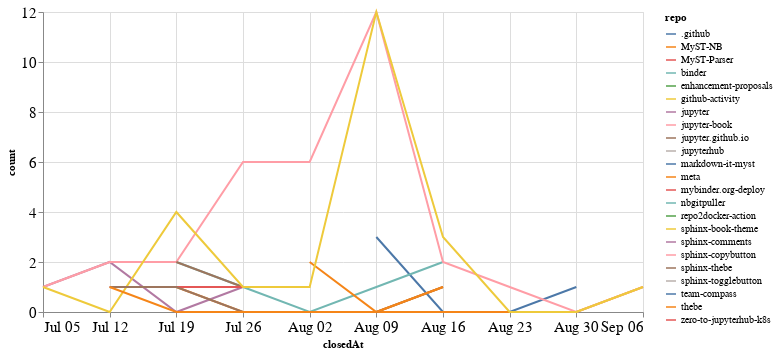

Write notebook code for a chart like this one.
### Code cell
closed_by_time = closed_by.groupby('repo').resample('W', on='closedAt').count()['author'].reset_index()
closed_by_time = closed_by_time.rename(columns={'author': 'count'})

alt.Chart(closed_by_time, width=600).mark_line().encode(
    x='closedAt',
    y='count',
    color='repo',
    tooltip="repo"
)

### Figure 1 — Vega-Lite specification as saved in the notebook (floating-point values rounded to 4 significant figures)
{"config": {"axisLeft": {"labelFontSize": 15}, "axisBottom": {"labelFontSize": 15}}, "data": {"name": "data-ed80c0996c930998e7762ae4eb4cc322"}, "mark": "line", "encoding": {"color": {"type": "nominal", "field": "repo"}, "tooltip": {"type": "nominal", "field": "repo"}, "x": {"type": "temporal", "field": "closedAt"}, "y": {"type": "quantitative", "field": "count"}}, "width": 600, "$schema": "https://vega.github.io/schema/vega-lite/v4.8.1.json", "datasets": {"data-ed80c0996c930998e7762ae4eb4cc322": [{"repo": ".github", "closedAt": "2020-08-09T00:00:00", "count": 3}, {"repo": ".github", "closedAt": "2020-08-16T00:00:00", "count": 0}, {"repo": ".github", "closedAt": "2020-08-23T00:00:00", "count": 0}, {"repo": ".github", "closedAt": "2020-08-30T00:00:00", "count": 1}, {"repo": "MyST-NB", "closedAt": "2020-07-19T00:00:00", "count": 1}, {"repo": "MyST-NB", "closedAt": "2020-07-26T00:00:00", "count": 0}, {"repo": "MyST-NB", "closedAt": "2020-08-02T00:00:00", "count": 0}, {"repo": "MyST-NB", "closedAt": "2020-08-09T00:00:00", "count": 0}, {"repo": "MyST-NB", "closedAt": "2020-08-16T00:00:00", "count": 0}, {"repo": "MyST-NB", "closedAt": "2020-08-23T00:00:00", "count": 0}, {"repo": "MyST-NB", "closedAt": "2020-08-30T00:00:00", "count": 0}, {"repo": "MyST-NB", "closedAt": "2020-09-06T00:00:00", "count": 1}, {"repo": "MyST-Parser", "closedAt": "2020-07-12T00:00:00", "count": 1}, {"repo": "MyST-Parser", "closedAt": "2020-07-19T00:00:00", "count": 1}, {"repo": "binder", "closedAt": "2020-07-19T00:00:00", "count": 2}, {"repo": "binder", "closedAt": "2020-07-26T00:00:00", "count": 1}, {"repo": "binder", "closedAt": "2020-08-02T00:00:00", "count": 0}, {"repo": "binder", "closedAt": "2020-08-09T00:00:00", "count": 1}, {"repo": "binder", "closedAt": "2020-08-16T00:00:00", "count": 2}, {"repo": "enhancement-proposals", "closedAt": "2020-08-30T00:00:00", "count": 1}, {"repo": "github-activity", "closedAt": "2020-08-09T00:00:00", "count": 2}, {"repo": "jupyter", "closedAt": "2020-07-05T00:00:00", "count": 1}, {"repo": "jupyter", "closedAt": "2020-07-12T00:00:00", "count": 2}, {"repo": "jupyter", "closedAt": "2020-07-19T00:00:00", "count": 0}, {"repo": "jupyter", "closedAt": "2020-07-26T00:00:00", "count": 1}, {"repo": "jupyter-book", "closedAt": "2020-07-05T00:00:00", "count": 1}, {"repo": "jupyter-book", "closedAt": "2020-07-12T00:00:00", "count": 2}, {"repo": "jupyter-book", "closedAt": "2020-07-19T00:00:00", "count": 2}, {"repo": "jupyter-book", "closedAt": "2020-07-26T00:00:00", "count": 6}, {"repo": "jupyter-book", "closedAt": "2020-08-02T00:00:00", "count": 6}, {"repo": "jupyter-book", "closedAt": "2020-08-09T00:00:00", "count": 12}, {"repo": "jupyter-book", "closedAt": "2020-08-16T00:00:00", "count": 2}, {"repo": "jupyter-book", "closedAt": "2020-08-23T00:00:00", "count": 1}, {"repo": "jupyter-book", "closedAt": "2020-08-30T00:00:00", "count": 0}, {"repo": "jupyter-book", "closedAt": "2020-09-06T00:00:00", "count": 1}, {"repo": "jupyter.github.io", "closedAt": "2020-07-19T00:00:00", "count": 2}, {"repo": "jupyter.github.io", "closedAt": "2020-07-26T00:00:00", "count": 1}, {"repo": "jupyterhub", "closedAt": "2020-07-12T00:00:00", "count": 1}, {"repo": "markdown-it-myst", "closedAt": "2020-08-09T00:00:00", "count": 1}, {"repo": "meta", "closedAt": "2020-08-02T00:00:00", "count": 2}, {"repo": "meta", "closedAt": "2020-08-09T00:00:00", "count": 0}, {"repo": "meta", "closedAt": "2020-08-16T00:00:00", "count": 1}, {"repo": "mybinder.org-deploy", "closedAt": "2020-07-19T00:00:00", "count": 1}, {"repo": "mybinder.org-deploy", "closedAt": "2020-07-26T00:00:00", "count": 1}, {"repo": "nbgitpuller", "closedAt": "2020-07-12T00:00:00", "count": 1}, {"repo": "repo2docker-action", "closedAt": "2020-07-26T00:00:00", "count": 1}, {"repo": "sphinx-book-theme", "closedAt": "2020-07-05T00:00:00", "count": 1}, {"repo": "sphinx-book-theme", "closedAt": "2020-07-12T00:00:00", "count": 0}, {"repo": "sphinx-book-theme", "closedAt": "2020-07-19T00:00:00", "count": 4}, {"repo": "sphinx-book-theme", "closedAt": "2020-07-26T00:00:00", "count": 1}, {"repo": "sphinx-book-theme", "closedAt": "2020-08-02T00:00:00", "count": 1}, {"repo": "sphinx-book-theme", "closedAt": "2020-08-09T00:00:00", "count": 12}, {"repo": "sphinx-book-theme", "closedAt": "2020-08-16T00:00:00", "count": 3}, {"repo": "sphinx-book-theme", "closedAt": "2020-08-23T00:00:00", "count": 0}, {"repo": "sphinx-book-theme", "closedAt": "2020-08-30T00:00:00", "count": 0}, {"repo": "sphinx-book-theme", "closedAt": "2020-09-06T00:00:00", "count": 1}, {"repo": "sphinx-comments", "closedAt": "2020-08-16T00:00:00", "count": 4}, {"repo": "sphinx-copybutton", "closedAt": "2020-07-26T00:00:00", "count": 2}, {"repo": "sphinx-thebe", "closedAt": "2020-07-12T00:00:00", "count": 1}, {"repo": "sphinx-thebe", "closedAt": "2020-07-19T00:00:00", "count": 1}, {"repo": "sphinx-thebe", "closedAt": "2020-07-26T00:00:00", "count": 0}, {"repo": "sphinx-thebe", "closedAt": "2020-08-02T00:00:00", "count": 0}, {"repo": "sphinx-thebe", "closedAt": "2020-08-09T00:00:00", "count": 0}, {"repo": "sphinx-thebe", "closedAt": "2020-08-16T00:00:00", "count": 1}, {"repo": "sphinx-togglebutton", "closedAt": "2020-08-09T00:00:00", "count": 3}, {"repo": "team-compass", "closedAt": "2020-07-26T00:00:00", "count": 1}, {"repo": "thebe", "closedAt": "2020-07-12T00:00:00", "count": 1}, {"repo": "thebe", "closedAt": "2020-07-19T00:00:00", "count": 0}, {"repo": "thebe", "closedAt": "2020-07-26T00:00:00", "count": 0}, {"repo": "thebe", "closedAt": "2020-08-02T00:00:00", "count": 0}, {"repo": "thebe", "closedAt": "2020-08-09T00:00:00", "count": 0}, {"repo": "thebe", "closedAt": "2020-08-16T00:00:00", "count": 1}, {"repo": "zero-to-jupyterhub-k8s", "closedAt": "2020-07-05T00:00:00", "count": 1}]}}
